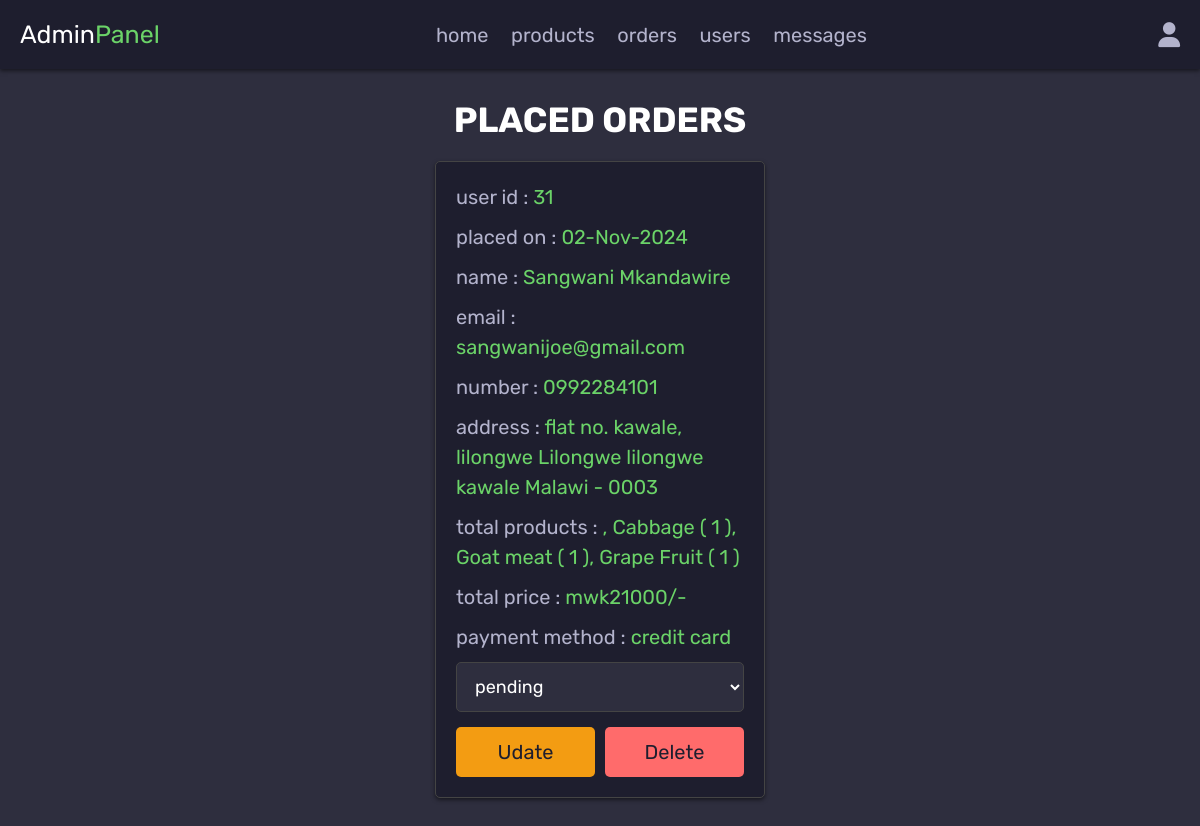
/admin_orders.php (signed in), run on the app's committed database.
### tables this page shows
CREATE TABLE `orders` (
  `id` int(100) NOT NULL,
  `user_id` int(100) NOT NULL,
  `name` varchar(100) NOT NULL,
  `number` varchar(12) NOT NULL,
  `email` varchar(100) NOT NULL,
  `method` varchar(50) NOT NULL,
  `address` varchar(500) NOT NULL,
  `total_products` varchar(1000) NOT NULL,
  `total_price` int(100) NOT NULL,
  `placed_on` varchar(50) NOT NULL,
  `payment_status` varchar(20) NOT NULL DEFAULT 'pending'
);

### admin_orders.php (the view, shortened to what this page needs)
<?php
@include 'config.php';
?>
<!DOCTYPE html>
<html lang="en">
<head>
   <link rel="stylesheet" href="https://cdnjs.cloudflare.com/ajax/libs/font-awesome/6.1.1/css/all.min.css">
   <link rel="stylesheet" href="css/admin_style.css">
</head>
<body>
<?php include 'admin_header.php'; ?>
<section class="placed-orders">
   <h1 class="title">placed orders</h1>
   <div class="box-container">
      <?php
         $select_orders = $conn->prepare("SELECT * FROM `orders`");
         $select_orders->execute();
         if($select_orders->rowCount() > 0){
            while($fetch_orders = $select_orders->fetch(PDO::FETCH_ASSOC)){
      ?>
      <div class="box">
         <p> user id : <span><?= $fetch_orders['user_id']; ?></span> </p>
         <p> placed on : <span><?= $fetch_orders['placed_on']; ?></span> </p>
         <p> name : <span><?= $fetch_orders['name']; ?></span> </p>
         <p> email : <span><?= $fetch_orders['email']; ?></span> </p>
         <p> number : <span><?= $fetch_orders['number']; ?></span> </p>
         <p> address : <span><?= $fetch_orders['address']; ?></span> </p>
         <p> total products : <span><?= $fetch_orders['total_products']; ?></span> </p>
         <p> total price : <span>mwk<?= $fetch_orders['total_price']; ?>/-</span> </p>
         <p> payment method : <span><?= $fetch_orders['method']; ?></span> </p>
         <form action="" method="POST">
            <select name="update_payment" class="drop-down">
               <option value="" selected disabled><?= $fetch_orders['payment_status']; ?></option>
            </select>
            <div class="flex-btn">
               <input type="submit" name="update_order" class="option-btn" value="udate">
               <a href="admin_orders.php?delete=<?= $fetch_orders['id']; ?>" class="delete-btn" onclick="return confirm('delete this order?');">delete</a>
            </div>
         </form>
      </div>
      <?php
         }
      }else{
         echo '<p class="empty">no orders placed yet!</p>';
      }
      ?>
   </div>
</section>
</body>
</html>

### css/admin_style.css (style rules this page uses)
:root { --white: #1e1e2e; --light-bg: #2e2e3e; --light-color: #b3b3cc; --black: #ffffff; --green: #6bd368; --red: #ff6b6b; --border: 1px solid #444; --box-shadow: 0 2px 4px rgba(0, 0, 0, 0.5); }
.placed-orders .box-container { display: grid; grid-template-columns: repeat(auto-fit, 33rem); gap:1.5rem; align-items: flex-start; justify-content:center; }
.placed-orders .box-container .box { border:var(--border); box-shadow: var(--box-shadow); background-color: var(--white); border-radius: .5rem; padding:2rem; }
.placed-orders .box-container .box p { margin-bottom: 1rem; line-height: 1.5; font-size: 2rem; color:var(--light-color); }
.placed-orders .box-container .box p span { color:var(--green); }
.placed-orders .box-container .box .drop-down { width: 100%; padding:1.2rem 1.4rem; font-size: 1.8rem; border:var(--border); border-radius: .5rem; background-color: var(--light-bg); margin-bottom: .5rem; }

### css/components.css (style rules this page uses)
:root { --green:#27ae60; --orange:#f39c12; --red:#e74c3c; --black:#ffffff; --light-color:#2d2d2d; --white:#232323; --light-bg:#272727; --border:.2rem solid var(--black); --box-shadow:0 .5rem 1rem rgba(0,0,0,.1); }
* { font-family: 'Rubik', sans-serif; margin:0; padding:0; box-sizing: border-box; outline: none; border:none; text-decoration: none; color:var(--black); }
body { background-color: var(--light-bg); }
html { font-size: 62.5%; overflow-x: hidden; scroll-behavior: smooth; scroll-padding-top: 6.5rem; }
section { padding:3rem 2rem; max-width: 1200px; margin:0 auto; }
.btn, .delete-btn, .option-btn { display: block; width: 100%; margin-top: 1rem; border-radius: .5rem; color:var(--white); font-size: 2rem; padding:1.3rem 3rem; text-transform: capitalize; cursor: pointer; text-align: center; }
.delete-btn { background-color: var(--red); }
.option-btn { background-color: var(--orange); }
.flex-btn { display: flex; flex-wrap: wrap; gap:1rem; }
.flex-btn > * { flex:1; }
.title { text-align: center; margin-bottom: 2rem; text-transform: uppercase; color:var(--black); font-size: 3.5rem; }

### data on the page
orders: user "31", placed_on "02-Nov-2024", name "Sangwani Mkandawire", email "sangwanijoe@gmail.com", number "0992284101", address "flat no. kawale, lilongwe Lilongwe lilongwe kawale Malawi - 0003", total_products ", Cabbage ( 1 ), Goat meat ( 1 ), Grape Fruit ( 1 )", total_price "21000", method "credit card", update_payment "pending"
